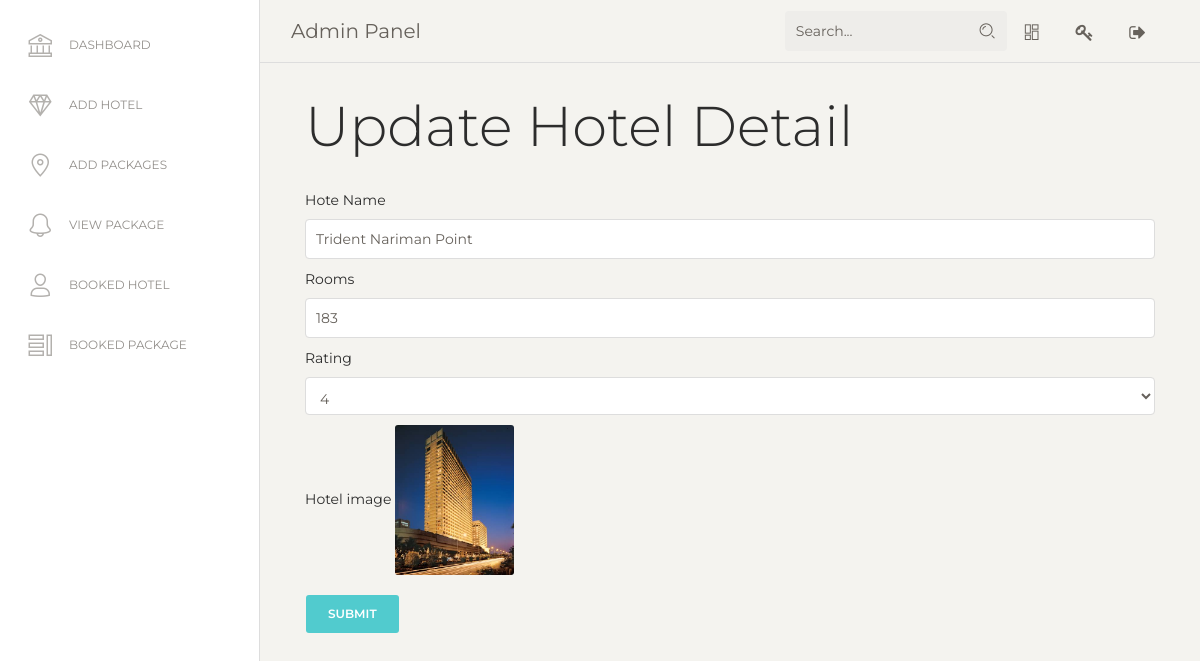
Page /admin/update.php?id=13 on the committed database.
### tables this page shows
CREATE TABLE `hotel_details` (
  `hotel_id` int(6) NOT NULL,
  `hotel_name` text NOT NULL,
  `hotel_description` varchar(256) NOT NULL,
  `hotel_location` varchar(256) NOT NULL,
  `total_rooms` int(11) NOT NULL,
  `rating` int(11) NOT NULL,
  `price` float NOT NULL,
  `hotel_image` varchar(255) NOT NULL
);

### admin/update.php (the view, shortened to what this page needs)
<?php include "header.php";
include "config.php"; ?>
<div class="content">
<div class="container">
<h1 class="display-4" >Update Hotel Detail</h1>
    <form action="save_update_hotel.php" method ="post" enctype="multipart/form-data">
    <?php
    $id = $_GET['id'];
$sql = "SELECT * FROM hotel_details WHERE hotel_id = {$id}";
    $result = mysqli_query($conn,$sql) or die("Query Falied");
    if(mysqli_num_rows($result)>0){
        while($row = mysqli_fetch_assoc($result)){
    ?>
  <div class="form-group ">
    <label for="exampleFormControlInput1">Hote Name</label>
    <input name="hotelname" type="text" class="form-control" id="exampleFormControlInput1" value="<?php echo $row['hotel_name'] ?>" require>
  </div>
   <div class="form-group ">
    <label for="exampleFormControlInput1">Rooms</label>
    <input name="rooms" type="number" class="form-control" id="exampleFormControlInput1" value="<?php echo $row['total_rooms'] ?>">
  </div>
  <div class="form-group">
    <label for="exampleFormControlSelect1">Rating</label>
    <select name="rating" class="form-control" id="exampleFormControlSelect1" require>
    <?php
    $i =0;
      while($i++<5){
                                      if($row['rating']==$i){
                                        $selected ="selected";
                                      }
                                      else{
                                        $selected="";
                                      }
                                      echo "<option {$selected} value='{$i}'>{$i}</option>";
                                  }
                                  ?>
    </select>
  </div>
  <div class="form-group">
                <label for="">Hotel image</label>
                <img  src="./upload/<?php echo $row['hotel_image'];?>" height="150px">
            </div>
   <button name="submit" type="submit" class="btn btn-primary mb-2">Submit</button>
  </div>
        <?php }}?>
</div>
</div>
</div>

### rows in the picture
hotel_details: hotelname "Trident Nariman Point", rooms "183", hotel_image (picture)

### other values in the picture
form field rating "4"
